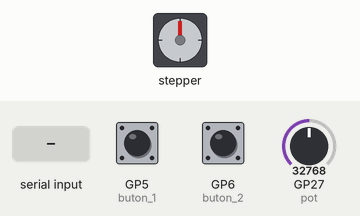
This program was run on a simulated Raspberry Pi Pico running MicroPython. Parts: stepper motor. The test bench sets the inputs (shaded band); at power-on: GP5 (buton_1) LOW, GP6 (buton_2) LOW, GP27 (pot) = 32768 (analog values on the 0–65535 scale). The stepper is drawn at 2048 steps a turn; what the program prints to the serial console is not drawn.

Above: at 1.2 s.
1.3 s: GP5 (buton_1) pulled HIGH for 0.15 s
At 1.75 s:
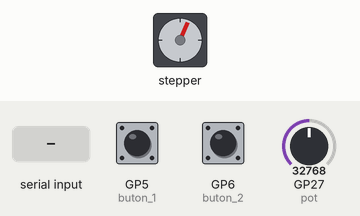
At 2.35 s:
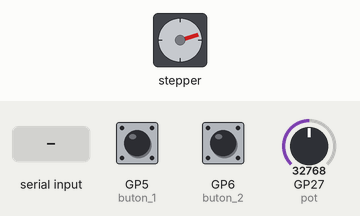
4.3 s: "I\n" received over the second serial link
At 4.45 s:
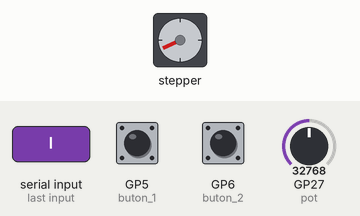
10.3 s: GP6 (buton_2) pulled HIGH for 1 s
Timing chart, 0 to 17.1 s (numbered marks = the images above; inputs shaded):
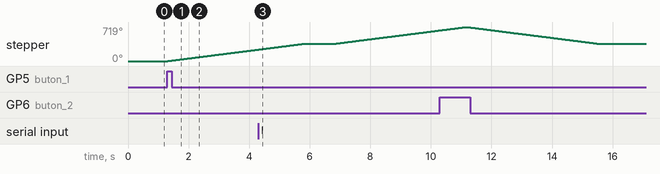

Measured:
- after the input at 1.3 s, stepper: keeps turning clockwise at about 82°/s, starting at once

The program:

6_Bluetooth_StepMotor.py
```python
# Bluetooth Uygulaması #                     #// Bluetooth ile Pico bağlantısı uygulamasıdır.//#
# Bluetooth çalıştırmak için Bluetooth jumperın takılı olduğundan emin olun.

#Bluetooth kullanmak için önce mobil cihazınız ile DeneySeti üzerindeki HC-05 bluetooth modülünü eşleştirmeniz gerekir.
#// daha sonra ise mobil cihazınıza DeneySetini ve Picoyu kontrol edebilecek bir uygulama kurmanız gerekir.
#// Bunun için PlayStore mağazasındaki "Bluetooth Electronics" (keuwlsoft) uygulamasını kullanabilirsiniz.
#// Uygulamadan kendiniz arayüz tasarlayabileceğiniz gibi, hazır arayüzü indirmek için de uygulamadan "Load From Web Link" bağlantısını kullanabilirsiniz.
#// Hazır arayüz linki "https://raw.githubusercontent.com/cogullu/RPPicoDS/main/Bluetooth/RPPicoDS_Bluetooth.kwl?token=APP4NV4UOVXK5GZBO4SWAATA537CI"
# Bu uygulamada slider bir adım ile 2 tur arasında değişir.

from machine import Pin, UART, PWM, ADC
import utime

uart = UART(0, 9600)           # 0 numaralı UART protokolü üzerinde 9600 hızında veri iletişimi

pot = ADC(27)

buton_1 = Pin(5, Pin.IN, Pin.PULL_DOWN)
buton_2 = Pin(6, Pin.IN, Pin.PULL_DOWN)


def convert(x, in_min, in_max, out_min, out_max):    # Analog giriş değerini yüzdesel orantılamak için
    return (x - in_min) * (out_max - out_min) // (in_max - in_min) + out_min


#--------------------------------------Step Motorlar----------------------------------------#
in_1 = Pin(11, Pin.OUT)
in_2 = Pin(12, Pin.OUT)
in_3 = Pin(13, Pin.OUT)
in_4 = Pin(14, Pin.OUT)

Pinler = [in_1, in_2, in_3, in_4]

Adimlar =[
  [1,0,0,0],
  [1,1,0,0],
  [0,1,0,0],
  [0,1,1,0],
  [0,0,1,0],
  [0,0,1,1],
  [0,0,0,1],
  [1,0,0,1]
  ]

def adimSayIleri(adimSayisi=64, hiz=100):  # Step motor adım sayısına göre 512 birim hassas döndürme, adimSayisi 1-512 aralığında olmalıdır.
    if adimSayisi<=0 or isinstance(adimSayisi, int)==False or isinstance(hiz, int)==False  or hiz<=0 or hiz>100:   # Girilen parametrelerin doğruluğu kontrol ediliyor.
        print("tamTurIleri Fonksiyonu İçin Geçersiz Parametre")
        return
    hiz= convert(hiz, 1, 100, 100, 1)       # Bekleme süresi tersleniyor, böylece hız arttırılıyor.

    for z in range(adimSayisi):
        for i in range(8):
            for j in range(4):
                Pinler[j].value(Adimlar[i][j])
            utime.sleep_ms(hiz)

def adimSayGeri(adimSayisi=64, hiz=100):  # Step motor adım sayısına göre 512 birim hassas döndürme, adimSayisi 1-512 aralığında olmalıdır.
    if adimSayisi<=0 or isinstance(adimSayisi, int)==False or isinstance(hiz, int)==False  or hiz<=0 or hiz>100:   # Girilen parametrelerin doğruluğu kontrol ediliyor.
        print("tamTurIleri Fonksiyonu İçin Geçersiz Parametre")
        return
    hiz= convert(hiz, 1, 100, 100, 1)       # Bekleme süresi tersleniyor, böylece hız arttırılıyor.

    for z in range(adimSayisi):
        for i in range(7,-1,-1):
            for j in range(4):
                Pinler[j].value(Adimlar[i][j])
            utime.sleep_ms(hiz)
#------------------------------------------------------------------------------------#

Rdeger1 = 64

while True:
    try:
# # # # # # ---------------------------------------Potansiyometre Kontrol-----------------------------------------------------------------
        potdeger= convert(pot.read_u16(), 0, 65535, 0, 100)
        potdeger1="*D"+str(potdeger)+"*"
        uart.write(potdeger1)
        print("pot=", potdeger)
        potdeger2 = "*P" +  str(potdeger) + "*"               # uygulama arayüzündeki pot değeri gösteren Text için uygun formata çevriliyor
        uart.write(potdeger2)                                 # uygulamaya gönderiliyor.

        if uart.any() > 0:            # Bluetooth ile Picoya bağlı cihazdan herhangi bir veri gelirse
            data = uart.readline()    # Gelen 1 satırlık veriyi data isimli değişkene kaydet

            if 'A' in data:           # Gelen veride A karakteri varsa
                gecici = str(data)    # Gelen veriyi stringe çevir
                for i in range(len(gecici)-4,0,-1):  # R'den sonra gelen 2 karakteri almak için sondan 4. karakterden başa doğru R'yi ara
                    if gecici[i] == "A":
                        Rdeger= gecici[i+1]+gecici[i+2]   #R karakterinden sonraki 2 değeri deger değişkenine aktar
                        print("Adım Sayısı=", Rdeger)
                        Rdeger1 = convert(int(Rdeger), 10, 99, 64, 1024)
                        break

# # # # # # ---------------------------------------Step Motorlar-----------------------------------------------------------------
            if 'F' in data:
                adimSayIleri(Rdeger1,potdeger)
            if 'V' in data:
                adimSayGeri(Rdeger1,potdeger)
            if 'I' in data:
                adimSayIleri(512,100)
            if 'G' in data:
                adimSayGeri(512,100)


# # # # # # --------------------------------------- Butonla Kontrol-----------------------------------------------------------------
        if buton_1.value() == 1:
            adimSayIleri(512,100)
            print("Buton 1 OK!")
            uart.write("Buton 1 OK! \n")
            utime.sleep(1)

        if buton_2.value() == 1:
            adimSayGeri(512,100)
            print("Buton 2 OK!")
            uart.write("Buton 2 OK! \n")
            utime.sleep(1)

    except:
        print("Hay Aksi Birşeyler Yanlış Gitti!")
```
